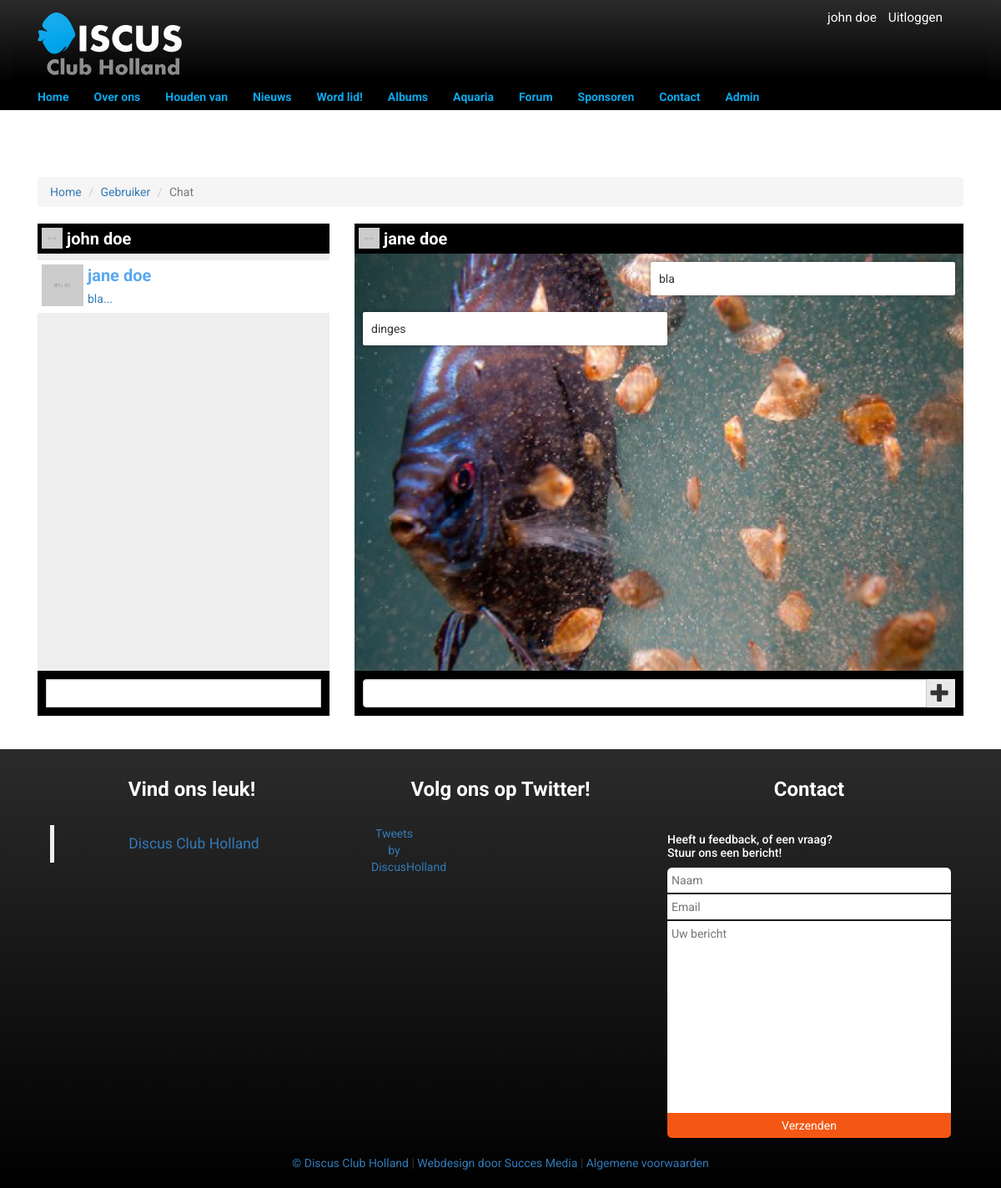
The page /pages/user/messenger.php (signed in) on the database its author committed.
### tables this page shows
CREATE TABLE IF NOT EXISTS `message` (
  `id` INT NOT NULL AUTO_INCREMENT,
  `message` TEXT NOT NULL,
  `created_at` TIMESTAMP NOT NULL DEFAULT CURRENT_TIMESTAMP,
  `opened` TINYINT(1) NOT NULL DEFAULT 0,
  `user_id_1` INT NOT NULL,
  `user_id_2` INT NOT NULL,
  `image_id` INT NULL,
  PRIMARY KEY (`id`),
  INDEX `fk_message_user1_idx` (`user_id_1` ASC),
  INDEX `fk_message_user2_idx` (`user_id_2` ASC),
  INDEX `fk_message_image1_idx` (`image_id` ASC),
  CONSTRAINT `fk_message_user1`
    FOREIGN KEY (`user_id_1`)
    REFERENCES `user` (`id`)
    ON DELETE NO ACTION
    ON UPDATE NO ACTION,
  CONSTRAINT `fk_message_user2`
    FOREIGN KEY (`user_id_2`)
    REFERENCES `user` (`id`)
    ON DELETE NO ACTION
    ON UPDATE NO ACTION,
  CONSTRAINT `fk_message_image1`
    FOREIGN KEY (`image_id`)
    REFERENCES `image` (`id`)
    ON DELETE NO ACTION
    ON UPDATE NO ACTION);

CREATE TABLE IF NOT EXISTS `image` (
  `id` INT NOT NULL AUTO_INCREMENT,
  `path` TEXT NOT NULL,
  `album_id` INT NULL,
  `aquarium_id` INT NULL,
  PRIMARY KEY (`id`),
  INDEX `fk_image_album1_idx` (`album_id` ASC),
  INDEX `fk_image_aquarium1_idx` (`aquarium_id` ASC),
  CONSTRAINT `fk_image_album1`
    FOREIGN KEY (`album_id`)
    REFERENCES `album` (`id`)
    ON DELETE NO ACTION
    ON UPDATE NO ACTION,
  CONSTRAINT `fk_image_aquarium1`
    FOREIGN KEY (`aquarium_id`)
    REFERENCES `aquarium` (`id`)
    ON DELETE NO ACTION
    ON UPDATE NO ACTION);

CREATE TABLE IF NOT EXISTS `user` (
  `id` INT NOT NULL AUTO_INCREMENT,
  `email` VARCHAR(256) NOT NULL,
  `first_name` VARCHAR(256) NOT NULL,
  `last_name` VARCHAR(256) NOT NULL,
  `username` VARCHAR(100) NOT NULL,
  `password` VARCHAR(256) NOT NULL,
  `role_id` INT NOT NULL DEFAULT 2,
  `created_at` TIMESTAMP NULL DEFAULT NULL,
  `last_changed` TIMESTAMP NOT NULL DEFAULT CURRENT_TIMESTAMP ON UPDATE CURRENT_TIMESTAMP,
  `signature` TEXT NULL,
  `birthdate` DATE NULL,
  `city` VARCHAR(256) NULL,
  `profile_img` INT NOT NULL DEFAULT 1,
  `news` TINYINT(1) NOT NULL DEFAULT 0,
  `messenger_img` INT NOT NULL DEFAULT 17,
  `deleted_at` TIMESTAMP NULL,
  `address` VARCHAR(256) NULL,
  `postal_code` VARCHAR(6) NULL,
  `phone` VARCHAR(15) NULL,
  `iban` VARCHAR(20) NULL,
  `house_number` INT(5) NULL,
  PRIMARY KEY (`id`),
  INDEX `fk_user_role1_idx` (`role_id` ASC),
  UNIQUE INDEX `username_UNIQUE` (`username` ASC),
  INDEX `fk_user_image1_idx` (`profile_img` ASC),
  INDEX `fk_user_image2_idx` (`messenger_img` ASC),
  CONSTRAINT `fk_user_role1`
    FOREIGN KEY (`role_id`)
    REFERENCES `role` (`id`)
    ON DELETE NO ACTION
    ON UPDATE NO ACTION,
  CONSTRAINT `fk_user_image1`
    FOREIGN KEY (`profile_img`)
    REFERENCES `image` (`id`)
    ON DELETE NO ACTION
    ON UPDATE NO ACTION,
  CONSTRAINT `fk_user_image2`
    FOREIGN KEY (`messenger_img`)
    REFERENCES `image` (`id`)
    ON DELETE NO ACTION
    ON UPDATE NO ACTION);

### pages/user/messenger.php (the view, shortened to what this page needs)
<?php
require_once("../../includes/tools/security.php");
?>
<!DOCTYPE html>
<html lang="en">
<head>
    <link rel="stylesheet" href="/css/style.css">
    <link rel="stylesheet" href="/css/message.css">
    <link rel="stylesheet" href="https://maxcdn.bootstrapcdn.com/bootstrap/3.3.7/css/bootstrap.min.css">
    <link rel="stylesheet" href="https://maxcdn.bootstrapcdn.com/font-awesome/4.4.0/css/font-awesome.min.css">
</head>
<body>
    <?php
    require_once("../../includes/components/nav.php");
    ?>
    <br><br><br><br>
    <div class="container main">
        <div class="row">
            <div class="col-md-12">
                <div class="">
                    <ol class="breadcrumb">
                        <li><a href="/">Home</a></li>
                        <li><a href="/user/">Gebruiker</a></li>
                        <li class="active">Chat</li>
                    </ol>
                </div></div>
            <div class="col-md-4">
                <div class="userTab">
                    <img src="/images<?php echo $_SESSION["user"]->profile_img; ?>" class="imgUser imageStatic" />
                    <div class="username"><b> <?php echo $_SESSION["user"]->first_name . " " . $_SESSION["user"]->last_name; ?></b></div>
                </div>
                <div id="userTable" class="otherTab flexcroll">
                    <?php
                    $bindings = [":user_1" => $_SESSION["user"]->id];
                    if(isset($_POST["user_search"]) && !empty($_POST["user_search"])) {
                        $query = 1;
                        $bindings[":search"] = isset($_POST["user_search"]) ? "%" . $_POST["user_search"] . "%" : "%";
                        $bindings[":user_2"] = isset($_GET["id"]) ? $_GET["id"] : $_SESSION["user"]->id;
                        $sth = $dbc->prepare("SELECT *, u.username AS user_1_username, u2.username AS user_2_username, i.path as user_1_path, i2.path as user_2_path, u.first_name as user_1_first_name, u.last_name AS user_1_last_name, u2.first_name as user_2_first_name, u2.last_name AS user_2_last_name, u.id AS user_1_id, u2.id AS user_2_id FROM message as m JOIN user as u ON u.id = m.user_id_1 JOIN user as u2 ON u2.id = m.user_id_2 JOIN image as i ON i.id = u.profile_img JOIN image as i2 ON i2.id = u2.profile_img WHERE u.id <> :user_1 AND (u.first_name LIKE :search OR u.last_name LIKE :search OR u.username LIKE :search) GROUP BY u.id ORDER BY m.created_at DESC");
                    } else {
                        $sth = $dbc->prepare("SELECT *, u.username AS user_1_username, u2.username AS user_2_username, i.path as user_1_path, i2.path as user_2_path, u.first_name as user_1_first_name, u.last_name AS user_1_last_name, u2.first_name as user_2_first_name, u2.last_name AS user_2_last_name, m.message, m.id, m.created_at, u.id AS user_1_id, u2.id AS user_2_id FROM message AS m LEFT JOIN user AS u ON u.id = m.user_id_1 LEFT JOIN user as u2 ON u2.id = m.user_id_2 LEFT JOIN image AS i ON i.id = u.profile_img LEFT JOIN image as i2 ON u2.profile_img = i2.id WHERE m.user_id_1 IN (:user_1) OR m.user_id_2 IN (:user_1) GROUP BY m.user_id_1, m.user_id_2 ORDER BY m.created_at DESC");
                    }
                    $sth->execute($bindings);
                    $res = $sth->fetchAll(PDO::FETCH_OBJ);
                    $users = [];
                    $res = array_filter($res, function($x) use (&$users) {
                        $user = $_SESSION["user"]->id === $x->user_id_1;
                        $username = $user ? $x->user_2_username : $x->user_1_username;
                        if(isset($users[$username])) {
                            return false;
                        } else {
                            $users[$username] = true;
                            return true;
                        }
                    });
                    $id = isset($_GET["id"]) ? $_GET["id"] : $res[0]->user_id_2;
                    foreach ($res as $value) : ?>
                        <?php
                        $user = $_SESSION["user"]->id === $value->user_id_1;
                        $sth = $dbc->prepare("SELECT m.message FROM message as m WHERE user_id_1 IN (:user_1, :user_2) AND user_id_2 IN (:user_1, :user_2) ORDER BY m.created_at DESC LIMIT 1");
                        $sth->execute([":user_1" => $_SESSION["user"]->id, ":user_2" => $user ? $value->user_2_id : $value->user_1_id]);
                        $last_message = $sth->fetch(PDO::FETCH_OBJ)->message;
                        ?>
                        <a href="/user/messenger/<?php echo $user ? $value->user_2_id : $value->user_1_id; ?>">
                            <div class="other">
                                <div><img src="/images<?php echo $user ? $value->user_2_path : $value->user_1_path; ?>" class="otherUsers imageStatic"></div>
                                <div class="usernameTab"><b><?php echo $user ? $value->user_2_first_name . " " . $value->user_2_last_name : $value->user_1_first_name . " " . $value->user_1_last_name; ?></b></div>
                                <?php if(!empty($last_message)) : ?>
                                    <div><?php echo substr($last_message, 0, 25) . "..."; ?></div>
                                <?php endif;  ?>
                            </div>
                        </a>
                    <?php endforeach; ?>
                </div>
                <form class="" action="<?php echo $_SERVER["REQUEST_URI"]; ?>" method="post">
                    <div class="searchUser input-group inputWidth">
                        <input type="text" class="form-control" name="user_search" placeholder="" >
                    </div>
                </form>
            </div>
            <?php
            $sth = $dbc->prepare("SELECT *, mi.path AS message_image, i.path as user_1_path, i2.path as user_2_path, u.first_name as user_1_first_name, u.last_name AS user_1_last_name, u2.first_name as user_2_first_name, u2.last_name AS user_2_last_name, u.id FROM message as m JOIN user as u ON m.user_id_1 = u.id JOIN image as i ON i.id = u.profile_img JOIN user as u2 ON m.user_id_2 = u2.id JOIN image as i2 ON i2.id = u2.profile_img LEFT JOIN image AS mi ON mi.id = m.image_id WHERE m.user_id_2 IN (:user_1, :user_2) AND m.user_id_1 IN (:user_1, :user_2)");
            $sth->execute([":user_1" => $_SESSION["user"]->id, ":user_2" => $id]);
            $res = $sth->fetchAll(PDO::FETCH_OBJ);
            $user = $_SESSION["user"]->id === $res[0]->user_id_2;
            ?>
            <div class="col-md-8">
                <div class="userTab">
                    <img src="/images<?php echo $user ? $res[0]->user_1_path : $res[0]->user_2_path; ?>" class="imgUser imageStatic" />
                    <div class="username"><b> <?php echo $user ? $res[0]->user_1_first_name . " " . $res[0]->user_1_last_name : $res[0]->user_2_first_name . " " . $res[0]->user_2_last_name; ?></b></div>
                </div>
                <div id="message" style="background-image: url('/images<?php echo $_SESSION["user"]->messenger_img; ?>');" class="imageBackgroundText flexcroll tab">
                    <?php foreach ($res as $value) : ?>
                        <div class="messages <?php echo $value->user_id_1 === $_SESSION["user"]->id ? "right-message" : "left-message" ?>">
                            <div><?php echo $value->message; ?></div>
                        </div>
                    <?php endforeach; ?>
                </div>
                <div class="searchUser">
                    <form enctype='multipart/form-data' class="inputWidth" method="post" action="<?php echo $_SERVER["REQUEST_URI"]; ?>" class="input-group">
                      <div class="input-group inputWidth">
                        <input name="message" type="text" class="form-control inputWidth" placeholder="">
                        <span class="input-group-btn">
                            <div class="upload">
                            </div>
                        </span>
                      </div>
                    </form>
                </div>
                </div>
            </div>
        </div>
    <br>    <br>
    <footer>
<?php require_once("../../includes/components/footer.php") ; ?>
    </footer>
</body>
</html>

### css/style.css (style rules this page uses)
* { font-family: 'Roboto', sans-serif; }
body { margin: 0; padding: 0; overflow-x: hidden; }
.main { min-height: 50vh; }
.row { margin-right: 0px !important; margin-left: 0px !important; }
img { max-width: 100%; height: auto; }

### css/message.css (style rules this page uses)
.imageBackgroundText { background-image: url('https://cdn.discordapp.com/attachments/316307287931224075/373431989761736704/Discus-Club-foto-achtergrond.jpg'); width: 100%; height: auto; background-size: cover; background-position: center; background-repeat: no-repeat; min-height: 500px; max-height: 500px; overflow: scroll; overflow-x: hidden; }
.imageStatic { position: relative; float: left; background-position: 50% 50%; background-repeat: no-repeat; background-size: cover; background-position: center; margin: 5px; }
.imgUser { width: 25px; height: 25px; }
.otherUsers { width: 50px; height: 50px; }
.username { color: #fff; font-size: 2rem; line-height: 36px; }
.usernameTab { color: #5ba8ef; font-size: 2rem; line-height: 36px; }
.userTab { background: black; height: 100%; width: auto; min-height: 36px; }
.otherTab { max-height: 500px; height: 100%; min-height: 500px; width: 100%; background: #efeeef; overflow: scroll; overflow-x: hidden; }
.other { width: 100%; height: 63px; background: #fff; margin-top: 8px; }
.searchUser { width: 100%; padding: 10px; background: #000; margin: 0 auto; }
.left-message { float: left; }
.messages { background-color: #fff; margin: 10px; padding: 10px; width: 50%; border-radius: 2px; box-shadow: 0 0 0.4em 0 rgba(0, 0, 0, 0.4); }
.right-message { float: right; }
.inputWidth { width: 100%; }
div.upload { width: 34px; height: 34px; overflow: hidden; background: #e8e8e8; }

### rows shown on the page
message: image.path (placeholder picture), user_id_2.first_name "jane", user_id_2.last_name "doe", message "bla"
image: path (placeholder picture)
user: first_name "jane", last_name "doe"
message: message "dinges"

### other values the page prints
$name "john doe"
$_SESSION["user"]->first_name "john"
$_SESSION["user"]->last_name "doe"
